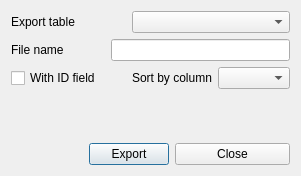
<?xml version="1.0" encoding="UTF-8"?>
<ui version="4.0">
 <class>exportDialog</class>
 <widget class="QDialog" name="exportDialog">
  <property name="geometry">
   <rect>
    <x>0</x>
    <y>0</y>
    <width>273</width>
    <height>176</height>
   </rect>
  </property>
  <property name="windowTitle">
   <string>Dialog</string>
  </property>
  <layout class="QGridLayout" name="gridLayout">
   <item row="0" column="0" colspan="2">
    <widget class="QLabel" name="label_3">
     <property name="text">
      <string>Export table</string>
     </property>
    </widget>
   </item>
   <item row="0" column="3" colspan="3">
    <widget class="QComboBox" name="tables"/>
   </item>
   <item row="1" column="0" colspan="2">
    <widget class="QLabel" name="label">
     <property name="text">
      <string>File name</string>
     </property>
    </widget>
   </item>
   <item row="1" column="2" colspan="4">
    <widget class="QLineEdit" name="csv_file"/>
   </item>
   <item row="2" column="0" colspan="3">
    <widget class="QCheckBox" name="with_id">
     <property name="text">
      <string>With ID field</string>
     </property>
    </widget>
   </item>
   <item row="2" column="3" colspan="2">
    <widget class="QLabel" name="label_2">
     <property name="text">
      <string>Sort by column</string>
     </property>
    </widget>
   </item>
   <item row="2" column="5">
    <widget class="QComboBox" name="sortorder"/>
   </item>
   <item row="3" column="0" colspan="6">
    <widget class="QLabel" name="message">
     <property name="text">
      <string/>
     </property>
     <property name="alignment">
      <set>Qt::AlignCenter</set>
     </property>
    </widget>
   </item>
   <item row="4" column="0">
    <spacer name="horizontalSpacer">
     <property name="orientation">
      <enum>Qt::Horizontal</enum>
     </property>
     <property name="sizeHint" stdset="0">
      <size>
       <width>54</width>
       <height>20</height>
      </size>
     </property>
    </spacer>
   </item>
   <item row="4" column="1" colspan="3">
    <widget class="QPushButton" name="export_2">
     <property name="text">
      <string>Export</string>
     </property>
    </widget>
   </item>
   <item row="4" column="4" colspan="2">
    <widget class="QPushButton" name="close">
     <property name="text">
      <string>Close</string>
     </property>
    </widget>
   </item>
  </layout>
 </widget>
 <resources/>
 <connections>
  <connection>
   <sender>close</sender>
   <signal>clicked()</signal>
   <receiver>exportDialog</receiver>
   <slot>close()</slot>
   <hints>
    <hint type="sourcelabel">
     <x>257</x>
     <y>83</y>
    </hint>
    <hint type="destinationlabel">
     <x>153</x>
     <y>60</y>
    </hint>
   </hints>
  </connection>
 </connections>
</ui>
